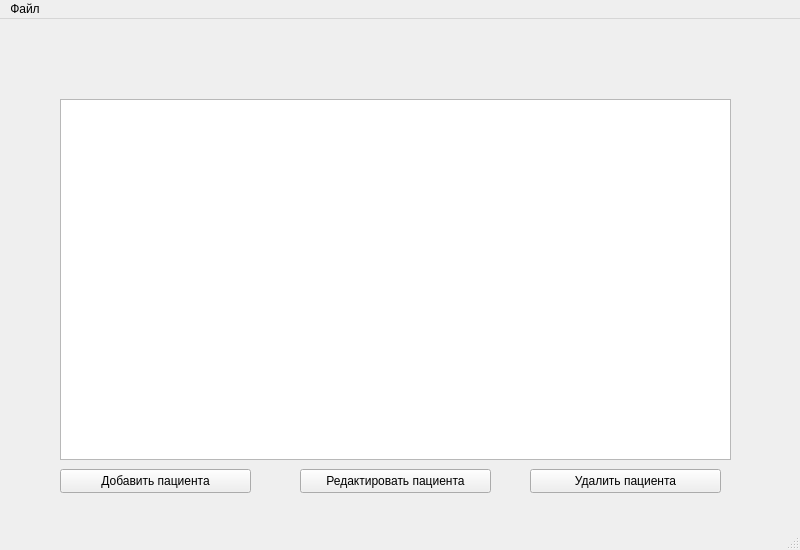
<?xml version="1.0" encoding="UTF-8"?>
<ui version="4.0">
 <class>MainWindow</class>
 <widget class="QMainWindow" name="MainWindow">
  <property name="geometry">
   <rect>
    <x>0</x>
    <y>0</y>
    <width>800</width>
    <height>550</height>
   </rect>
  </property>
  <property name="windowTitle">
   <string>MainWindow</string>
  </property>
  <widget class="QWidget" name="centralwidget">
   <widget class="QTableWidget" name="generalTable">
    <property name="geometry">
     <rect>
      <x>60</x>
      <y>80</y>
      <width>671</width>
      <height>361</height>
     </rect>
    </property>
   </widget>
   <widget class="QPushButton" name="addPatientButton">
    <property name="geometry">
     <rect>
      <x>60</x>
      <y>450</y>
      <width>191</width>
      <height>24</height>
     </rect>
    </property>
    <property name="text">
     <string>Добавить пациента</string>
    </property>
   </widget>
   <widget class="QPushButton" name="deletePatientButton">
    <property name="geometry">
     <rect>
      <x>530</x>
      <y>450</y>
      <width>191</width>
      <height>24</height>
     </rect>
    </property>
    <property name="text">
     <string>Удалить пациента</string>
    </property>
   </widget>
   <widget class="QPushButton" name="editPatientButton">
    <property name="geometry">
     <rect>
      <x>300</x>
      <y>450</y>
      <width>191</width>
      <height>24</height>
     </rect>
    </property>
    <property name="text">
     <string>Редактировать пациента</string>
    </property>
   </widget>
  </widget>
  <widget class="QMenuBar" name="menubar">
   <property name="geometry">
    <rect>
     <x>0</x>
     <y>0</y>
     <width>800</width>
     <height>21</height>
    </rect>
   </property>
   <widget class="QMenu" name="menu">
    <property name="title">
     <string>Файл</string>
    </property>
    <addaction name="openLastActionButton"/>
    <addaction name="openFileActionButton"/>
    <addaction name="separator"/>
    <addaction name="saveActionButton"/>
    <addaction name="saveAsActionButton"/>
    <addaction name="separator"/>
    <addaction name="exitActionButton"/>
   </widget>
   <addaction name="menu"/>
  </widget>
  <widget class="QStatusBar" name="statusbar"/>
  <action name="openFileActionButton">
   <property name="text">
    <string>Открыть из файла...</string>
   </property>
  </action>
  <action name="saveAsActionButton">
   <property name="text">
    <string>Сохранить как...</string>
   </property>
  </action>
  <action name="exitActionButton">
   <property name="text">
    <string>Выйти</string>
   </property>
  </action>
  <action name="saveActionButton">
   <property name="text">
    <string>Сохранить</string>
   </property>
  </action>
  <action name="openLastActionButton">
   <property name="text">
    <string>Открыть последний</string>
   </property>
  </action>
 </widget>
 <resources/>
 <connections/>
</ui>
